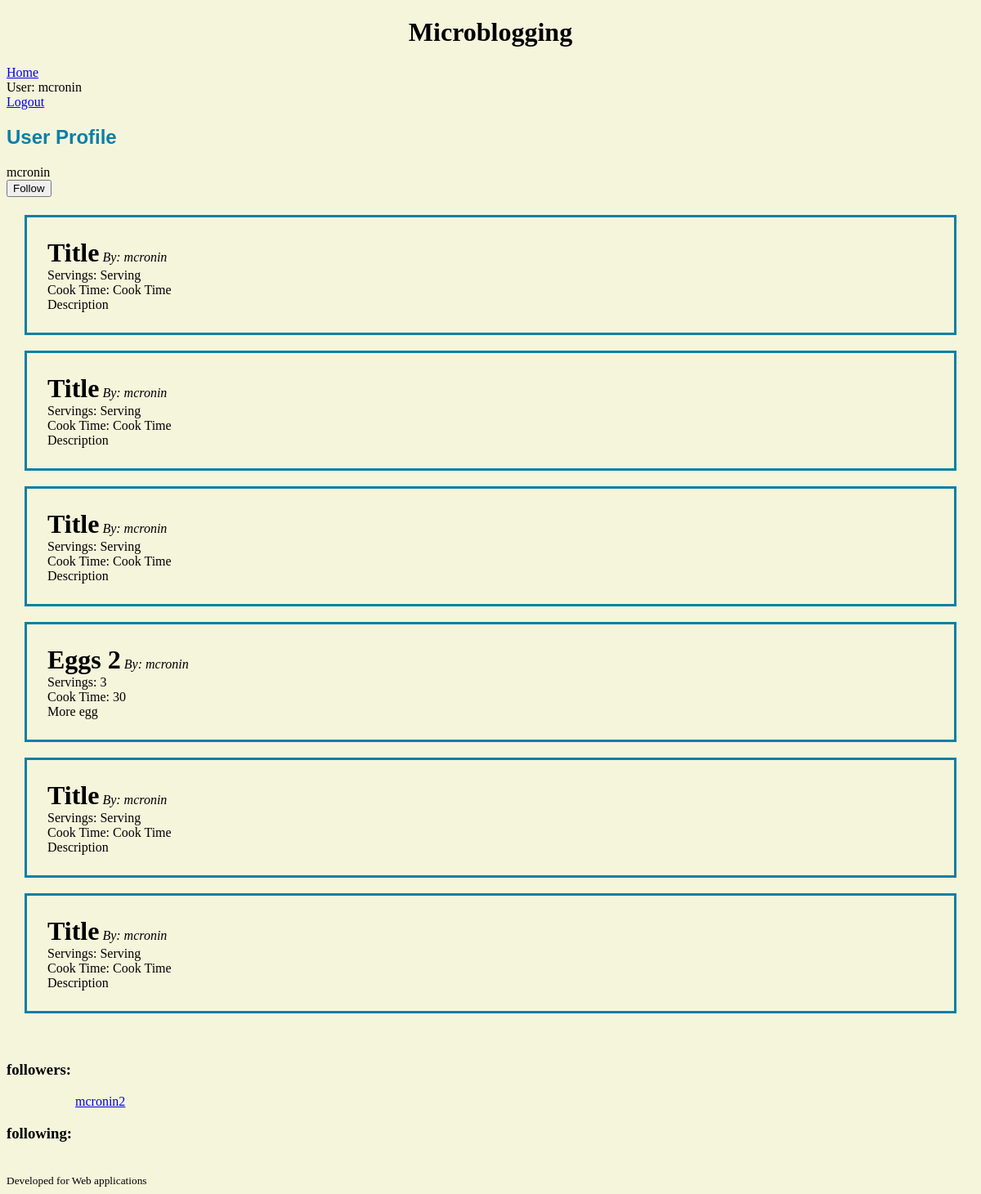
/user/2 (signed in), run on the app's committed database.
### beli/model.py (models this page shows)
class User(flask_login.UserMixin, db.Model):
    id = db.Column(db.Integer, primary_key=True)
    email = db.Column(db.String(128), unique=True, nullable=False)
    name = db.Column(db.String(64), nullable=False)
    password = db.Column(db.String(100), nullable=False)
    recipes = db.relationship('Recipe', back_populates='user')
    following = db.relationship(
        "User",
        secondary=FollowingAssociation.__table__,
        primaryjoin=FollowingAssociation.follower_id == id,
        secondaryjoin=FollowingAssociation.followed_id == id,
        back_populates="followers",
    )
    followers = db.relationship(
        "User",
        secondary=FollowingAssociation.__table__,
        primaryjoin=FollowingAssociation.followed_id == id,
        secondaryjoin=FollowingAssociation.follower_id == id,
        back_populates="following",
    )

class Recipe(db.Model):
    id = db.Column(db.Integer, primary_key=True)
    title = db.Column(db.Text(512), nullable=False)
    description = db.Column(db.Text, nullable=False)
    servings = db.Column(db.Integer, nullable=False)
    cook_time = db.Column(db.Integer, nullable=False)
    user_id = db.Column(db.Integer, db.ForeignKey('user.id'), nullable=False)
    user = db.relationship('User', back_populates='recipes')

### beli/main.py (the view)
@bp.route("/user/<int:user_id>")
@flask_login.login_required
def userProfile(user_id):
    user = db.session.get(model.User, user_id)
    if not user:
        abort(404, "User id {} doesn't exist.".format(user_id))
    query = db.select(model.Recipe).where((model.Recipe.user_id == user_id))
    posts = db.session.execute(query).scalars().all()
    if user == current_user:
        follow_button = None
    if flask_login.current_user not in user.followers:
        follow_button = "follow"
    if flask_login.current_user in user.followers:
        follow_button = "unfollow"
    return render_template("main/profile.html", posts=posts, user=user, follow_button=follow_button)

### beli/__init__.py (called while the page is built)
def create_app(test_config=None):
    app = Flask(__name__)
    app.config["SECRET_KEY"] = "93220d9b340cf9a6c39bac99cce7daf220167498f91fa"
    from . import main
    from . import auth
    app.config["SQLALCHEMY_DATABASE_URI"] = "sqlite:///microblog.db"
    db.init_app(app)
    login_manager = LoginManager()
    login_manager.login_view = 'auth.login'
    login_manager.init_app(app)
    from . import model
    @login_manager.user_loader
    def load_user(user_id):
        return db.session.get(model.User, int(user_id))
    app.register_blueprint(main.bp)
    app.register_blueprint(auth.bp)
    return app

### beli/templates/main/profile.html (shortened to what this page needs)
{% extends 'base.html' %}
{% block prof %}
    <section>
        <h2>User Profile</h2>
        {{ user.name }}
        {% if follow_button == "follow" %}
            <form action="{{ url_for('main.follow', user_id=user.id) }}" method="post">
                <input type="submit" value="Follow">
            </form>
        {% elif follow_button == "unfollow" %}
            <form action="{{ url_for('main.unfollow', user_id=user.id) }}" method="post">
                <input type="submit" value="Unfollow">
            </form>
        {% endif %}
        {% include 'posts_template.html' %}
    </section>
    <section>
            <h3>followers:</h3>
            {% for account in user.followers %}
                <a href="{{ url_for('main.userProfile', user_id = account.id)  }}">{{ account.name }}</a>
            {% endfor %}
            <h3>following:</h3>
        </section>
{% endblock %}

### beli/templates/base.html (shortened to what this page needs)
<!DOCTYPE html>
<html>
    <head>
        <link rel="stylesheet"
              href="{{ url_for('static', filename='microblog.css') }}">
    </head>
    <body>
        <header>
            <h1>Microblogging</h1>
            <a href="{{ url_for('main.index') }}">Home</a>
            {% if current_user.is_authenticated: %}
                <div>User: {{current_user.name}}</div>
                <a href="{{ url_for('auth.log_out') }}">Logout</a>
            {% endif %}
        </header>
        <section class="userProfile">
           {% block prof %}{% endblock %}
        </section>
        <footer><small>Developed for Web applications</small></footer>
    </body>
</html>

### beli/templates/posts_template.html
<div class="messages">
    {% for post in posts %}
        {% include 'post_template.html' %}
    {% endfor %}
</div>

### beli/templates/post_template.html
<div class="message">
    <span class="title">{{ post.title}}</span>
    <span class="author">By: {{ post.user.name }}</span>
    <div class="metadata">
        <div class="servings">Servings: {{ post.servings }}</div>
        <div class="cooktime">Cook Time: {{ post.cook_time }}</div>
        <div class="description">{{ post.description }}</div>
    </div>
</div>

### beli/static/microblog.css (style rules this page uses)
body { background-color: beige; text-align: left; }
h1 { text-align: center; }
h2, strong { color: rgb(11, 127, 166); font-family: Arial, Helvetica, sans-serif; text-align: left; }
.author { font-style: italic; }
.message { outline-style: solid; outline-color: rgb(11, 127, 166); padding: 25px; margin: 25px; }
.title { font-size: 200%; font-weight: bold; }

### data on the page
User: name "mcronin"
Recipe: title "Title", user.name "mcronin", servings "Serving", cook_time "Cook Time", description "Description"
Recipe: title "Title", user.name "mcronin", servings "Serving", cook_time "Cook Time", description "Description"
Recipe: title "Title", user.name "mcronin", servings "Serving", cook_time "Cook Time", description "Description"
Recipe: title "Eggs 2", user.name "mcronin", servings "3", cook_time "30", description "More egg"
Recipe: title "Title", user.name "mcronin", servings "Serving", cook_time "Cook Time", description "Description"
Recipe: title "Title", user.name "mcronin", servings "Serving", cook_time "Cook Time", description "Description"
User: name "mcronin2"
